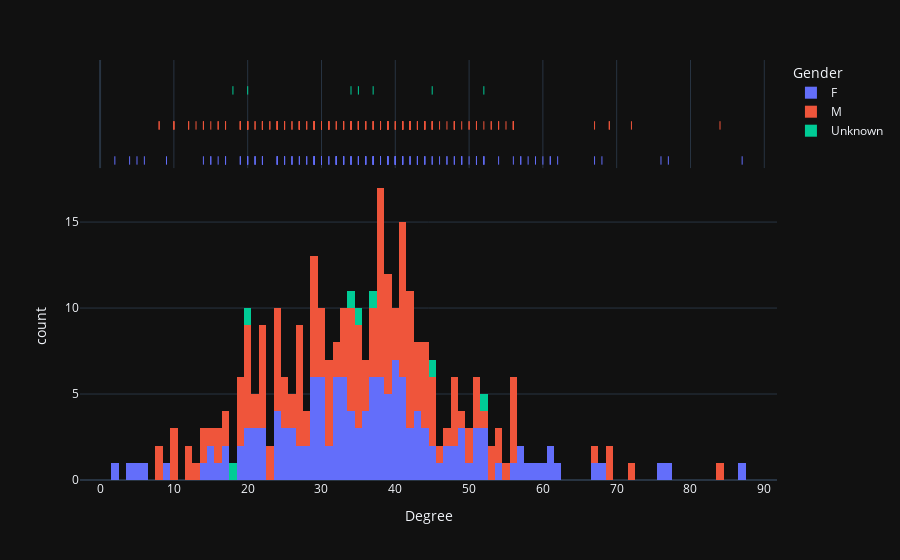

The cell this chart's notebook holds for it:
### Markdown cell above
The degree centrality on average was higher for Female students. This means that female students have a higher number of connections compared to male students.

### Code cell
fig = px.histogram(df, x="Degree", color="Gender", marginal="rug",nbins=100, hover_data=df.columns, template = 'plotly_dark')
fig.show()

### Figure 1 — Plotly figure (JSON) as saved in the notebook; plotly's stock layout.template omitted (floating-point values rounded to 4 significant figures; data arrays with more than 128 entries replaced by an {"elided": "..."} marker saying what was removed)
{"data": [{"alignmentgroup": "True", "bingroup": "x", "hovertemplate": "Gender=F<br>Degree=%{x}<br>count=%{y}<extra></extra>", "legendgroup": "F", "marker": {"color": "#636efa", "pattern": {"shape": ""}}, "name": "F", "nbinsx": 100, "offsetgroup": "F", "orientation": "v", "showlegend": true, "type": "histogram", "x": {"elided": "146 int values"}, "xaxis": "x", "yaxis": "y"}, {"alignmentgroup": "True", "boxpoints": "all", "customdata": {"elided": "146x7 mixed values"}, "fillcolor": "rgba(255,255,255,0)", "hoveron": "points", "hovertemplate": "Gender=%{customdata[2]}<br>Degree=%{x}<br>studentID=%{customdata[0]}<br>Class=%{customdata[1]}<br>Closeness=%{customdata[3]}<br>Betweenness=%{customdata[4]}<br>Eigenvector=%{customdata[5]}<br>PageRank=%{customdata[6]}<extra></extra>", "jitter": 0, "legendgroup": "F", "line": {"color": "rgba(255,255,255,0)"}, "marker": {"color": "#636efa", "symbol": "line-ns-open"}, "name": "F", "offsetgroup": "F", "showlegend": false, "type": "box", "x": {"elided": "146 int values"}, "xaxis": "x2", "yaxis": "y2"}, {"alignmentgroup": "True", "bingroup": "x", "hovertemplate": "Gender=M<br>Degree=%{x}<br>count=%{y}<extra></extra>", "legendgroup": "M", "marker": {"color": "#EF553B", "pattern": {"shape": ""}}, "name": "M", "nbinsx": 100, "offsetgroup": "M", "orientation": "v", "showlegend": true, "type": "histogram", "x": {"elided": "176 int values"}, "xaxis": "x", "yaxis": "y"}, {"alignmentgroup": "True", "boxpoints": "all", "customdata": {"elided": "176x7 mixed values"}, "fillcolor": "rgba(255,255,255,0)", "hoveron": "points", "hovertemplate": "Gender=%{customdata[2]}<br>Degree=%{x}<br>studentID=%{customdata[0]}<br>Class=%{customdata[1]}<br>Closeness=%{customdata[3]}<br>Betweenness=%{customdata[4]}<br>Eigenvector=%{customdata[5]}<br>PageRank=%{customdata[6]}<extra></extra>", "jitter": 0, "legendgroup": "M", "line": {"color": "rgba(255,255,255,0)"}, "marker": {"color": "#EF553B", "symbol": "line-ns-open"}, "name": "M", "offsetgroup": "M", "showlegend": false, "type": "box", "x": {"elided": "176 int values"}, "xaxis": "x2", "yaxis": "y2"}, {"alignmentgroup": "True", "bingroup": "x", "hovertemplate": "Gender=Unknown<br>Degree=%{x}<br>count=%{y}<extra></extra>", "legendgroup": "Unknown", "marker": {"color": "#00cc96", "pattern": {"shape": ""}}, "name": "Unknown", "nbinsx": 100, "offsetgroup": "Unknown", "orientation": "v", "showlegend": true, "type": "histogram", "x": [34, 45, 37, 35, 52, 18, 20], "xaxis": "x", "yaxis": "y"}, {"alignmentgroup": "True", "boxpoints": "all", "customdata": [[34, "MP", "Unknown", 0, 0, 6.174e-103, 0.0008514], [41, "MP", "Unknown", 0.009202, 0.0009144, 8.985e-98, 0.0008617], [243, "MP", "Unknown", 0.05954, 0.000634, 5.047e-71, 0.0009857], [420, "MP", "Unknown", 0.1323, 0.001998, 2.153e-49, 0.001078], [58, "PC*", "Unknown", 0.01534, 0.002096, 9.051e-98, 0.0009657], [209, "PC*", "Unknown", 0.06945, 0.0005264, 4.193e-68, 0.001078], [979, "2BIO2", "Unknown", 0.2525, 0.0001521, 5.443e-27, 0.003233]], "fillcolor": "rgba(255,255,255,0)", "hoveron": "points", "hovertemplate": "Gender=%{customdata[2]}<br>Degree=%{x}<br>studentID=%{customdata[0]}<br>Class=%{customdata[1]}<br>Closeness=%{customdata[3]}<br>Betweenness=%{customdata[4]}<br>Eigenvector=%{customdata[5]}<br>PageRank=%{customdata[6]}<extra></extra>", "jitter": 0, "legendgroup": "Unknown", "line": {"color": "rgba(255,255,255,0)"}, "marker": {"color": "#00cc96", "symbol": "line-ns-open"}, "name": "Unknown", "offsetgroup": "Unknown", "showlegend": false, "type": "box", "x": [34, 45, 37, 35, 52, 18, 20], "xaxis": "x2", "yaxis": "y2"}], "layout": {"autosize": true, "barmode": "relative", "legend": {"title": {"text": "Gender"}, "tracegroupgap": 0}, "margin": {"t": 60}, "xaxis": {"anchor": "y", "autorange": true, "domain": [0, 1], "range": [-2.722, 91.72], "title": {"text": "Degree"}, "type": "linear"}, "xaxis2": {"anchor": "y2", "autorange": true, "domain": [0, 1], "matches": "x", "range": [-2.722, 91.72], "showgrid": true, "showticklabels": false, "type": "linear"}, "yaxis": {"anchor": "x", "autorange": true, "domain": [0, 0.7326], "range": [0, 17.89], "title": {"text": "count"}}, "yaxis2": {"anchor": "x2", "autorange": true, "domain": [0.7426, 1], "matches": "y2", "range": [-0.6678, 2.5], "showgrid": false, "showline": false, "showticklabels": false, "ticks": "", "type": "category"}}}
